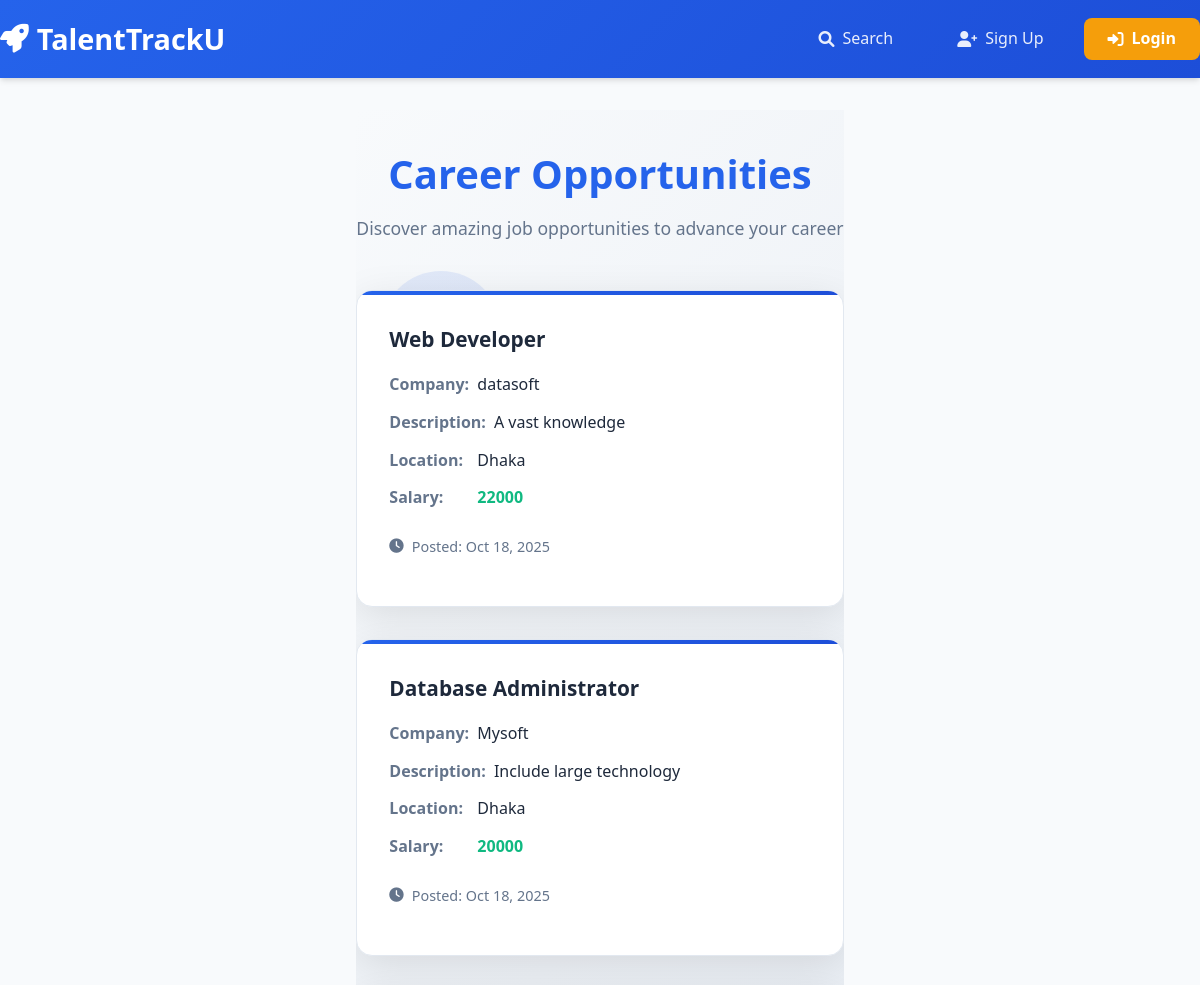
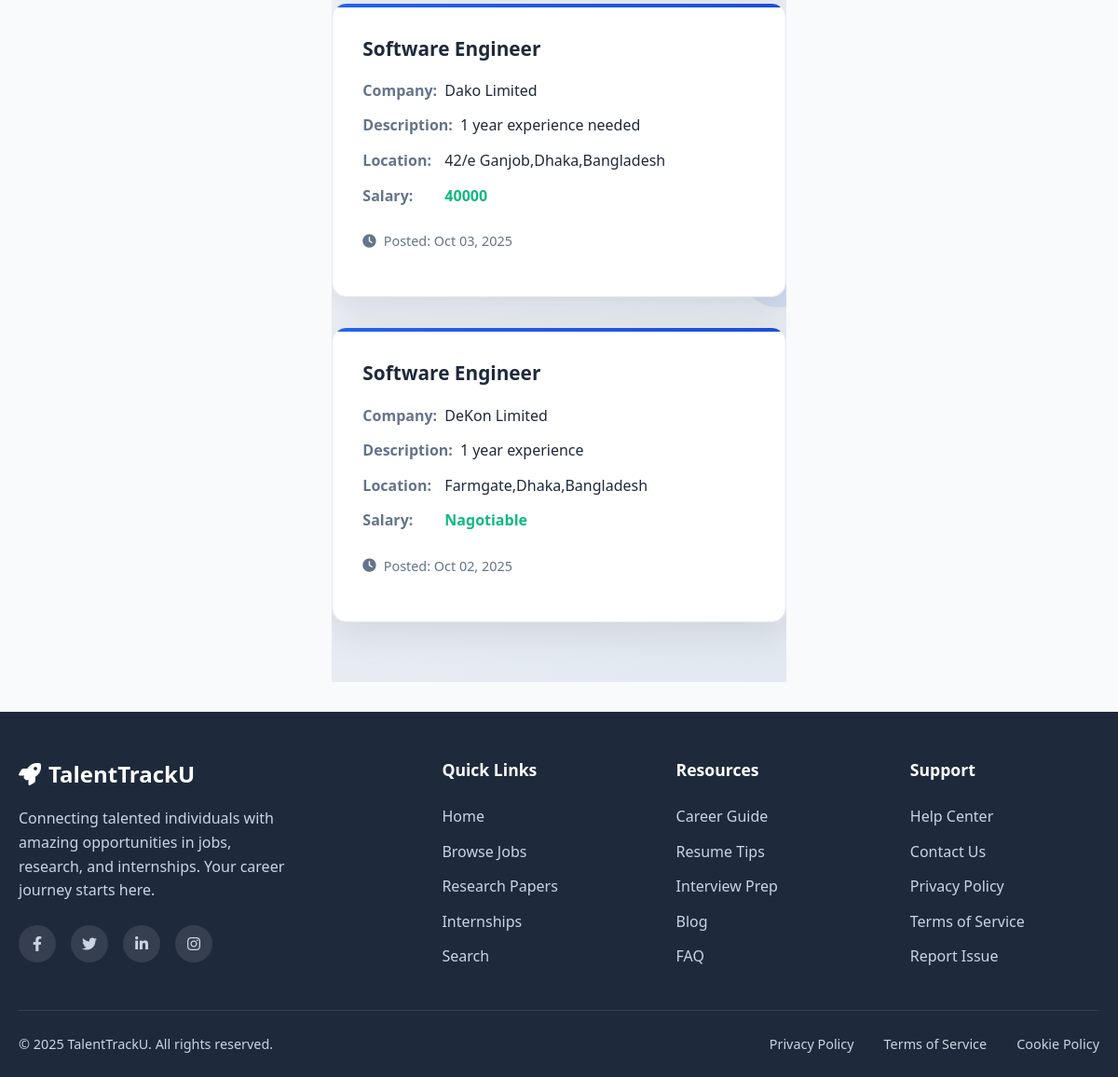
Screenshot of /jobs/ with the database file from the repository (2 pictures, top to bottom).
### job/models.py (models this page shows, shortened)
class Job(models.Model):
    title = models.CharField(max_length=200)
    company = models.CharField(max_length=100)
    description = models.TextField()
    location = models.CharField(max_length=100, blank=True)
    salary = models.CharField(max_length=50, blank=True)
    image = models.ImageField(upload_to='jobs/', blank=True)
    posted_by = models.ForeignKey(User, on_delete=models.CASCADE)
    created_at = models.DateTimeField(auto_now_add=True)

### job/views.py (the view)
# urls.py: path('', views.job_list, name='job_list'),
def job_list(request):
    jobs = Job.objects.all().order_by('-created_at')
    for job in jobs:
        job.applications = Application.objects.filter(job=job).select_related('applicant')
    applications = None
    if request.user.is_authenticated:
        applications = Application.objects.filter(applicant=request.user)
    return render(request, 'job/jobs.html', {
        'jobs': jobs,
        'applications': applications
    })

### job/templates/job/jobs.html (shortened to what this page needs)
{% extends 'base.html' %}
{% block content %}
<div class="jobs-container">
    <div class="animated-background">
        <div class="job-icon icon-1">
        </div>
        <div class="job-icon icon-2">
        </div>
        <div class="job-icon icon-3">
        </div>
    </div>
    <div class="jobs-content">
        <div class="jobs-header">
            <h1>Career Opportunities</h1>
            <p class="text-muted">Discover amazing job opportunities to advance your career</p>
        </div>
        {% if jobs %}
            <div class="jobs-grid">
                {% for job in jobs %}
                <div class="job-card">
                    <div class="job-content">
                        <h3 class="job-title">{{ job.title }}</h3>
                        <div class="job-details">
                            <div class="detail-row">
                                <span class="detail-label">Company:</span>
                                <span class="detail-value">{{ job.company }}</span>
                            </div>
                            <div class="detail-row">
                                <span class="detail-label">Description:</span>
                                <span class="detail-value">{{ job.description }}</span>
                            </div>
                            <div class="detail-row">
                                <span class="detail-label">Location:</span>
                                <span class="detail-value">{{ job.location|default:'-' }}</span>
                            </div>
                            <div class="detail-row">
                                <span class="detail-label">Salary:</span>
                                <span class="detail-value salary-value">{{ job.salary|default:'-' }}</span>
                            </div>
                        </div>
                        <div class="posted-date">
                            <i class="fas fa-clock"></i> Posted: {{ job.created_at|date:"M d, Y" }}
                        </div>
                    </div>
                </div>
                {% endfor %}
            </div>
        {% endif %}
    </div>
</div>
{% endblock %}

### templates/base.html (style rules this page uses)
:root { --primary-color: #2563eb; --primary-dark: #1d4ed8; --secondary-color: #64748b; --accent-color: #f59e0b; --light-bg: #f8fafc; --dark-text: #1e293b; --border-color: #e2e8f0; --success-color: #10b981; --warning-color: #f59e0b; --danger-color: #ef4444; --info-color: #3b82f6; --footer-bg: #1e293b; --footer-text: #cbd5e1; }
* { margin: 0; padding: 0; box-sizing: border-box; }
body { font-family: 'Segoe UI', Tahoma, Geneva, Verdana, sans-serif; line-height: 1.6; color: var(--dark-text); background-color: var(--light-bg); display: flex; flex-direction: column; min-height: 100vh; }

### job/templates/job/jobs.html (style rules this page uses)
.jobs-container { min-height: 80vh; background: linear-gradient(135deg, #f8fafc 0%, #e2e8f0 100%); position: relative; overflow: hidden; padding: 2rem 0; }
.jobs-content { position: relative; z-index: 2; max-width: 1400px; margin: 0 auto; }
.jobs-header { text-align: center; margin-bottom: 3rem; }
.jobs-header h1 { color: var(--primary-color); font-weight: 700; margin-bottom: 0.5rem; font-size: 2.5rem; }
.jobs-header p { color: var(--secondary-color); font-size: 1.1rem; }
.jobs-grid { display: grid; grid-template-columns: repeat(auto-fill, minmax(400px, 1fr)); gap: 2rem; margin-bottom: 2rem; }
.job-card { background: white; border-radius: 1rem; box-shadow: 0 10px 40px rgba(0, 0, 0, 0.1); transition: all 0.3s ease; border: 1px solid var(--border-color); position: relative; overflow: hidden; }
.job-card::before { content: ''; position: absolute; top: 0; left: 0; right: 0; height: 4px; background: linear-gradient(135deg, var(--primary-color), var(--primary-dark)); }
.job-content { padding: 2rem; }
.job-title { color: var(--dark-text); font-weight: 700; font-size: 1.3rem; margin-bottom: 1rem; }
.job-details { display: flex; flex-direction: column; gap: 0.75rem; margin-bottom: 1.5rem; }
.detail-row { display: flex; align-items: flex-start; gap: 0.5rem; }
.detail-label { font-weight: 600; color: var(--secondary-color); min-width: 80px; }
.detail-value { color: var(--dark-text); flex: 1; }
.salary-value { color: var(--success-color); font-weight: 600; }
.posted-date { color: var(--secondary-color); font-size: 0.9rem; margin-bottom: 1rem; display: flex; align-items: center; gap: 0.5rem; }
.animated-background { position: absolute; top: 0; left: 0; width: 100%; height: 100%; z-index: 1; }
.job-icon { position: absolute; font-size: 2rem; color: var(--primary-color); opacity: 0.2; animation: float 4s ease-in-out infinite; }
.icon-1 { top: 20%; right: 10%; animation-delay: 1s; }
.icon-2 { bottom: 20%; left: 8%; animation-delay: 3s; }
.icon-3 { top: 60%; right: 15%; animation-delay: 2s; }

### rows the page displays
Job: title "Web Developer", company "datasoft", description "A vast knowledge", location "Dhaka", salary "22000", created_at "Oct 18, 2025"
Job: title "Database Administrator", company "Mysoft", description "Include large technology", location "Dhaka", salary "20000", created_at "Oct 18, 2025"
Job: title "Software Engineer", company "Dako Limited", description "1 year experience needed", location "42/e Ganjob,Dhaka,Bangladesh", salary "40000", created_at "Oct 03, 2025"
Job: title "Software Engineer", company "DeKon Limited", description "1 year experience", location "Farmgate,Dhaka,Bangladesh", salary "Nagotiable", created_at "Oct 02, 2025"
